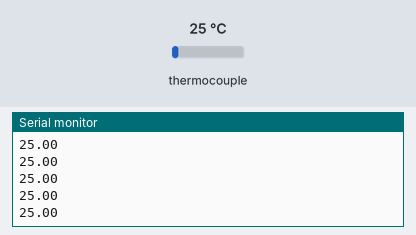
Recording of a sketch running on a simulated Arduino Mega 2560, built with avr-gcc and run on an emulated ATmega2560. Parts: the last lines printed to the serial monitor. Wiring (inferred from the names in the program): MAX6675 thermocouple converter: CS pin 22; MISO pin 12; SCK pin 13. Inputs (shaded band) come from the test bench; at power-on: thermocouple 25 °C.

Above: at 3.0 s.
3.1 s: thermocouple set to 8 °C
At 3.43 s:
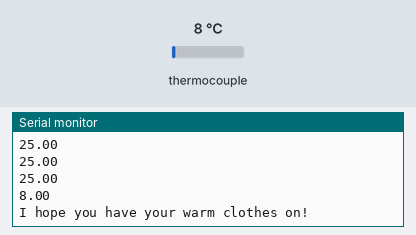
4.6 s: thermocouple set to 11 °C
At 4.86 s:
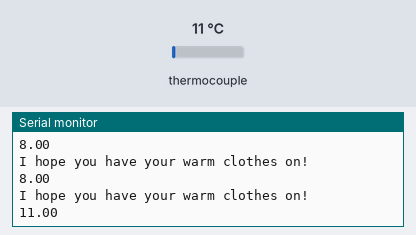
6.1 s: thermocouple set to 30 °C
At 6.29 s:
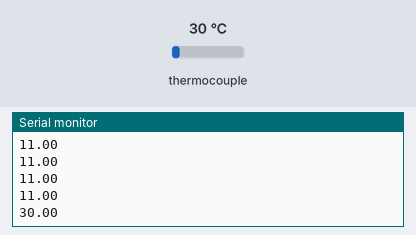
7.6 s: thermocouple set to 38 °C
At 7.93 s:
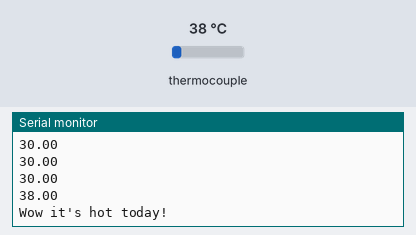
Timing chart, 0 to 10.4 s (numbered marks = the images above; inputs shaded):
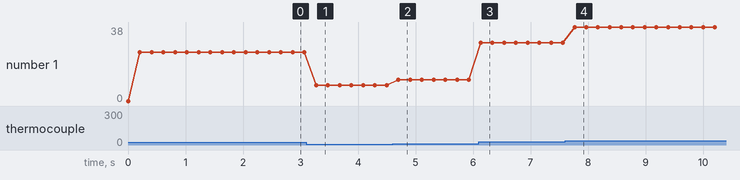

Measured:
- the behaviour switches between 9 and 10 °C on thermocouple (found by bisection; images 1 and 2)
- the behaviour switches between 33 and 34 °C on thermocouple (found by bisection; images 3 and 4)
- after the input at 3.1 s, the serial monitor: prints a new line after 0.17 s (image 1)
- after the input at 4.6 s, the serial monitor: prints a new line after 0.10 s (image 2)
- after the input at 6.1 s, the serial monitor: prints a new line at once (image 3)
- after the input at 7.6 s, the serial monitor: prints a new line after 0.17 s (image 4)
- plotted number 1: 25 → 8 after the input at 3.1 s, 8 → 11 after the input at 4.6 s, 11 → 30 after the input at 6.1 s, 30 → 38 after the input at 7.6 s

The sketch:

MAX6675_ThermocoupleReader_csv.ino
```cpp
/** MAX6675 Thermocouple Reader Example Code
 *
 *  This is so simple a library would be silly!
 *
 *  6675 Module   ==>   Arduino
 *    CS          ==>     D10
 *    SO          ==>     D12
 *    SCK         ==>     D13
 *    Vcc         ==>     Vcc (5v OK)
 *    Gnd         ==>     Gnd
 *
 *  You can change the pin assignments below, any pins you want are fine.
 *
 *  Upload coade and open your Serial terminal at 9600 to see the temperature
 *    printed every 1.5 seconds.  That's all!
 *
 */

#include <SPI.h>

#define MAX6675_CS   22
#define MAX6675_SO   12
#define MAX6675_SCK  13

void setup() {
  Serial.begin(9600);
}

void loop() {
  // put your main code here, to run repeatedly:
  Serial.println(readThermocouple());
//  Serial.println('c');

  // Just for completeness
  if(readThermocouple() > 33)
  {
     Serial.println("Wow it's hot today!");
  }
  else if(readThermocouple() < 10)
  {
    Serial.println("I hope you have your warm clothes on!");
  }

  delay(200);
}

double readThermocouple() {

  uint16_t v;
  pinMode(MAX6675_CS, OUTPUT);
  pinMode(MAX6675_SO, INPUT);
  pinMode(MAX6675_SCK, OUTPUT);

  digitalWrite(MAX6675_CS, LOW);
  delay(1);

  // Read in 16 bits,
  //  15    = 0 always
  //  14..2 = 0.25 degree counts MSB First
  //  2     = 1 if thermocouple is open circuit
  //  1..0  = uninteresting status

  v = shiftIn(MAX6675_SO, MAX6675_SCK, MSBFIRST);
  v <<= 8;
  v |= shiftIn(MAX6675_SO, MAX6675_SCK, MSBFIRST);

  digitalWrite(MAX6675_CS, HIGH);
  if (v & 0x4)
  {
    // Bit 2 indicates if the thermocouple is disconnected
    return NAN;
  }

  // The lower three bits (0,1,2) are discarded status bits
  v >>= 3;

  // The remaining bits are the number of 0.25 degree (C) counts
  return v*0.25;
}
```
